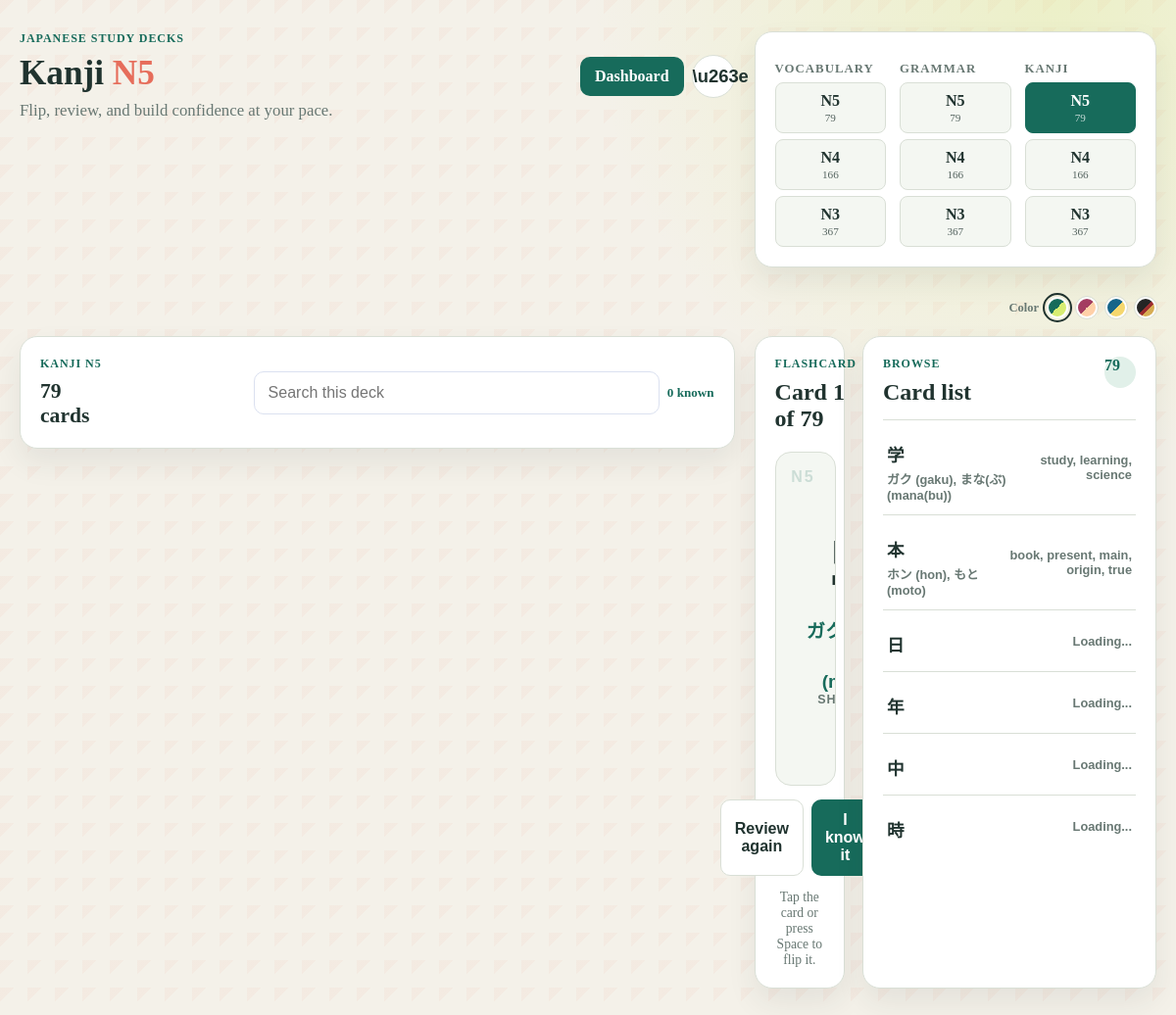
The page /study/kanji/N5 (signed in) on the database its author committed.
### app.py (models this page shows)
class Kanji(db.Model):
    id = db.Column(db.Integer, primary_key=True)
    level = db.Column(db.String(2), nullable=False)
    character = db.Column(db.String(10), nullable=False)
    meaning = db.Column(db.Text, nullable=False)
    readings = db.Column(db.Text, nullable=False, default='')
    mnemonic = db.Column(db.Text, nullable=False, default='')
    vocabulary = db.Column(db.Text, nullable=False, default='')
    __table_args__ = (db.UniqueConstraint('level', 'character', name='unique_kanji_level_character'),)

### app.py (the view)
@app.route('/study/<category>/<level>')
@login_required
def study_deck(category, level):
    category = category.lower()
    level = level.upper()
    if category not in {'vocabulary', 'grammar', 'kanji'} or level not in {'N5', 'N4', 'N3'}:
        abort(404)
    if category == 'vocabulary':
        items = Vocabulary.query.order_by(Vocabulary.id).all() if level == 'N5' else []
        data = [{'front': item.japanese, 'reading': item.reading, 'meaning': item.meaning,
                 'detail': item.example, 'type': item.part_of_speech} for item in items]
    elif category == 'grammar':
        items = Grammar.query.filter_by(level=level).order_by(Grammar.id).all()
        data = [{'front': item.point, 'reading': item.formation, 'meaning': item.meaning,
                 'detail': item.example_japanese, 'extra': item.example_english, 'type': 'grammar'} for item in items]
    else:
        items = Kanji.query.filter_by(level=level).order_by(Kanji.id).all()
        data = [{'front': item.character, 'reading': item.readings, 'meaning': item.meaning,
                 'detail': item.mnemonic, 'extra': item.vocabulary, 'type': 'kanji'} for item in items]
    if category == 'vocabulary':
        counts = {'N5': Vocabulary.query.count(), 'N4': 0, 'N3': 0}
    elif category == 'grammar':
        counts = {deck_level: Grammar.query.filter_by(level=deck_level).count() for deck_level in ('N5', 'N4', 'N3')}
    else:
        counts = {deck_level: Kanji.query.filter_by(level=deck_level).count() for deck_level in ('N5', 'N4', 'N3')}
    return render_template('study.html', category=category, level=level, items=data, counts=counts)

### app.py (called while the page is built)
@login_manager.user_loader
def load_user(user_id):
    return User.query.get(int(user_id))

### templates/study.html (shortened to what this page needs)
<!DOCTYPE html>
<html lang="en">
  <head>
    <link rel="stylesheet" href="{{ url_for('static', filename='style.css') }}" />
  </head>
  <body>
    <main class="container study-page">
      <header class="study-header">
        <div>
          <p class="eyebrow">Japanese study decks</p>
          <h1>{{ category|title }} <span class="level-mark">{{ level }}</span></h1>
          <p class="greeting">Flip, review, and build confidence at your pace.</p>
        </div>
        <div class="study-header-actions">
          <a class="button-link" href="{{ url_for('home') }}">Dashboard</a>
          <button class="theme-toggle" id="themeToggle" type="button" aria-label="Switch to dark mode" title="Switch theme"><span id="themeIcon">&#9790;</span></button>
        </div>
      </header>
      <div class="theme-picker study-theme-picker" aria-label="Color theme">
        <span>Color</span>
        <button class="theme-swatch moss" type="button" data-theme="moss" aria-label="Moss theme"></button>
        <button class="theme-swatch sakura" type="button" data-theme="sakura" aria-label="Sakura theme"></button>
        <button class="theme-swatch ocean" type="button" data-theme="ocean" aria-label="Ocean theme"></button>
        <button class="theme-swatch samurai" type="button" data-theme="samurai" aria-label="Samurai theme"></button>
      </div>
      <section class="deck-nav card" aria-label="Study deck selection">
        <div class="deck-nav-group">
          <strong>Vocabulary</strong>
          {% for deck_level in ['N5', 'N4', 'N3'] %}
            <a class="deck-button" href="{{ url_for('study_deck', category='vocabulary', level=deck_level) }}">{{ deck_level }} <small>{{ counts.get(deck_level, 0) }}</small></a>
          {% endfor %}
        </div>
        <div class="deck-nav-group">
          <strong>Grammar</strong>
          {% for deck_level in ['N5', 'N4', 'N3'] %}
            <a class="deck-button" href="{{ url_for('study_deck', category='grammar', level=deck_level) }}">{{ deck_level }} <small>{{ counts.get(deck_level, 0) }}</small></a>
          {% endfor %}
        </div>
        <div class="deck-nav-group">
          <strong>Kanji</strong>
          {% for deck_level in ['N5', 'N4', 'N3'] %}
            <a class="deck-button{% if category == 'kanji' and level == deck_level %} active{% endif %}" href="{{ url_for('study_deck', category='kanji', level=deck_level) }}">{{ deck_level }} <small>{{ counts.get(deck_level, 0) }}</small></a>
          {% endfor %}
        </div>
      </section>
      {% if items %}
        <section class="study-toolbar card">
          <div><p class="eyebrow">{{ category|title }} {{ level }}</p><h2><span id="deckCount">{{ items|length }}</span> cards</h2></div>
          <div class="vocab-controls"><label class="sr-only" for="studySearch">Search deck</label><input id="studySearch" type="search" placeholder="Search this deck" /><span class="progress-label" id="knownLabel">0 known</span></div>
        </section>
        <section class="study-grid">
          <div class="card flashcard-panel">
            <div class="panel-heading"><div><p class="eyebrow">Flashcard</p><h2 id="cardPosition">Card 1 of {{ items|length }}</h2></div><span class="progress-label" id="cardType">{{ category|title }}</span></div>
            <button class="flashcard" id="flashcard" type="button" aria-label="Show answer">
              <span class="flashcard-face flashcard-front"><span class="word-japanese" id="cardFront"></span><span class="word-reading" id="cardReading"></span><span class="flip-hint">Show answer</span></span>
            </button>
            <div class="flashcard-actions"><button class="learn-button" id="learningButton" type="button">Review again</button><button class="know-button" id="knownButton" type="button">I know it</button></div>
            <p class="deck-status" id="deckStatus" role="status">Tap the card or press Space to flip it.</p>
          </div>
          <div class="card word-list-panel"><div class="panel-heading"><div><p class="eyebrow">Browse</p><h2>Card list</h2></div><span class="history-count" id="visibleCount">{{ items|length }}</span></div><div class="word-list" id="wordList">{% for item in items %}<button class="word-row" type="button" data-index="{{ loop.index0 }}" data-search="{{ (item.front ~ ' ' ~ item.reading ~ ' ' ~ item.meaning)|lower }}"><span><strong>{{ item.front }}</strong><small>{{ item.reading }}</small></span><span class="word-row-meaning">{{ item.meaning }}</span></button>{% endfor %}</div></div>
        </section>
      {% else %}
        <section class="card empty-vocab"><p class="eyebrow">Deck unavailable</p><h2>No {{ category }} {{ level }} data has been imported yet.</h2><p>Choose another level, or add the matching source file and run the importer.</p></section>
      {% endif %}
    </main>
  </body>
</html>

### rows shown on the page
Kanji: front "学", reading "ガク (gaku), まな(ぶ) (mana(bu))", meaning "study, learning, science"
Kanji: front "本", reading "ホン (hon), もと (moto)", meaning "book, present, main, origin, true"
Kanji: front "日", meaning "Loading..."
Kanji: front "年", meaning "Loading..."
Kanji: front "中", meaning "Loading..."
Kanji: front "時", meaning "Loading..."

### other values the page prints
{{ category|title }} "Kanji"
{{ level }} "N5"
{{ deck_level }} "N5" "N4" "N3"
{{ counts.get(deck_level, 0) }} "79" "166" "367"
{{ category|title }} "KANJI"
{{ items|length }} "79"
